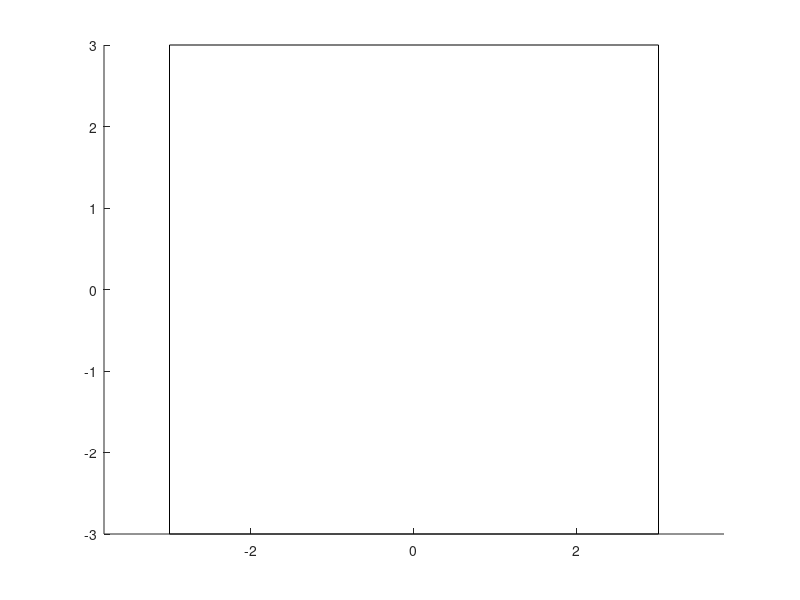

This figure's MATLAB source: (Note: this script raises an error after producing the figure.)
path(path,'skyler')
clear all

% test_path = 'skyler/recent_tests/analysis/autotest/test17/';
test_path = 'skyler/recent_tests/analysis/pronav/test11/';
% test_path = 'skyler/recent_tests/analysis/smooth_prediction_path/test4/';

results_file = strcat(test_path,'results.csv');
old_results = [];
if(exist(results_file, 'file'))
    old_results = csvread(results_file);
end

FileList = dir(strcat(test_path,'results*.bag'));
N = size(FileList,1);

net_width = 6;

times = [];
points = [];
positions = [];
distances = [];
successes = [];
test_numbers = [];

figure(1), clf
hold on
axis equal
rectangle('Position', [-net_width/2 -net_width/2 net_width, net_width])

for k=1:N
   bagfile = FileList(k).name;
   
   strings = split(bagfile, {'results','.bag'});
   test_number = str2double(strings(2));
   
   % Check if the bag has been processed before
   if(isempty(old_results))
      old_test_index = [];
   else
      old_test_index = find(old_results(1,:) == test_number, 1);
   end  

   if(~isempty(old_test_index))
       isSuccess = old_results(2, old_test_index);
       int_point = old_results(3:5, old_test_index);
       int_position = old_results(6:8, old_test_index);
       distance = old_results(9, old_test_index);
       time = old_results(10, old_test_index);   
   else
       % Bag has not yet been processed
       fprintf('Processing file: %s\n\r', strcat(test_path,bagfile));
   
       try
        data = processAllTopics(strcat(test_path,bagfile));
        data = data.results;
       catch
        continue
       end    
       
       isSuccess = data.isIntercept;
       int_point = [data.intercept_point];
       int_position = [data.intercept_pose];
       distance = data.intercept_radius;
       time = data.intercept_time;
   end   
   
   
   if(isSuccess)
       plot(int_point(1), int_point(2),'g+')
   else
       plot(int_point(1), int_point(2),'r+')
   end
   
   test_numbers = [test_numbers, test_number];
   successes = [successes,isSuccess];
   points = [points, int_point];
   positions = [positions, int_position];
   distances = [distances, distance];
   times = [times,time];
   
end

hold off

fprintf('============ RESULTS =============\n');
fprintf('Out of %d simulations, %d were successful\n', N, sum(successes));
fprintf('Success rate = %f\n\n', sum(successes)/N);

fprintf('Average point = (%f, %f)\n', mean(points(1,:)), mean(points(2,:)));
fprintf('Average intercept time = %f\n', mean(times));
fprintf('Average intercept radius = %f\n\n', mean(distances));

results = [test_numbers;successes;points;positions;distances;times];
results = sortrows(results')';

% new_results =  results(:,...
%     find([old_results(1,:), zeros(1, size(results,2) - size(old_results,2))] ~= results(1,:), 1):size(results,2));
       
new_results = [];
if(~isempty(old_results))
    for i=1:size(results,2)
        if(isempty(find(old_results(1,:) == results(1,i),1)))
            new_results = [new_results, results(:,i)];
        end
    end
else
    new_results = results;
end



format compact
% Check if there are any new results
if(size(new_results,2) ~= 0)
    [T, outliers, success_outliers, failed_inliers, ...                
        possible_failed_mistakes, possible_success_mistakes] = evalc('findOutliers(new_results);');
%         possible_failed_mistakes, possible_success_mistakes] = findOutliers(results);
    
    
    removed_tests = [removeFaultyTests(test_path, possible_failed_mistakes, possible_success_mistakes),...
                    removeFaultyTests(test_path, outliers, success_outliers),...
                    removeFaultyTests(test_path, failed_inliers, [])];
                
%     result_index = 1;
%     test_index = 1;
%     % Remove all the results for the faulty tests that were deleted
%     while (result_index <= size(results,2) && test_index <= size(removed_tests,2))
%        % Check if the result number matches the removed test number
%        if(results(1,result_index) == removed_tests(test_index))
%           % If so, delete the data and move to the next removed test
%           results(:,result_index) = []; 
%           test_index = test_index + 1;
%        else
%           % Otherwise, move to the next result
%           result_index = result_index + 1;
%        end
%     end

    % Removed all the faulty tests that were deleted
    for i=1:size(removed_tests,2)
       removed_test_index = find(results(1,:) == removed_tests(i),1);
       if (~isempty(removed_test_index))
          results(:,removed_test_index) = []; 
       end
    end
end       
    
results = sortrows(results')';
findOutliers(results);

results_file = strcat(test_path,'results.csv');
csvwrite(results_file,results)

loadResults(results_file);


